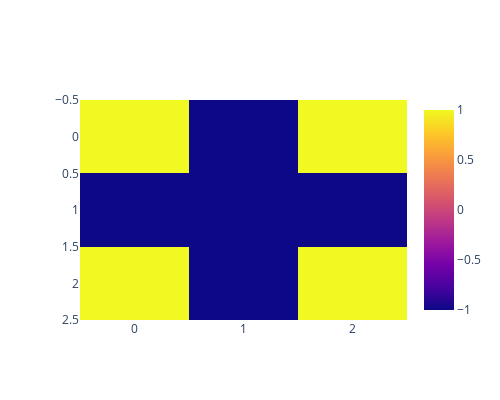
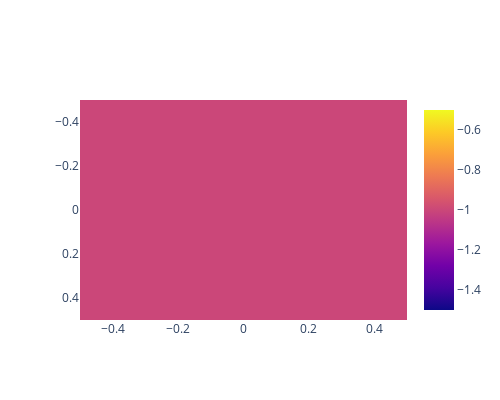

These figures' notebook cell, in order:
### Code cell
for ker in [paths._enemy_collision_kernel, paths._friendly_collision_kernel]:
    util.show_map_array(ker).show()

### Figure 1 — Plotly figure (JSON) as saved in the notebook; plotly's stock layout.template omitted (floating-point values rounded to 4 significant figures)
{"data": [{"type": "heatmap", "z": [[1, -1, 1], [-1, -1, -1], [1, -1, 1]]}], "layout": {"height": 400, "width": 500, "xaxis": {"autorange": true, "range": [-0.5, 2.5]}, "yaxis": {"autorange": true, "range": [2.5, -0.5]}}}

### Figure 2 — Plotly figure (JSON) as saved in the notebook; plotly's stock layout.template omitted (floating-point values rounded to 4 significant figures)
{"data": [{"type": "heatmap", "z": [[-1]]}], "layout": {"height": 400, "width": 500, "xaxis": {"autorange": true, "range": [-0.5, 0.5]}, "yaxis": {"autorange": true, "range": [0.5, -0.5]}}}
